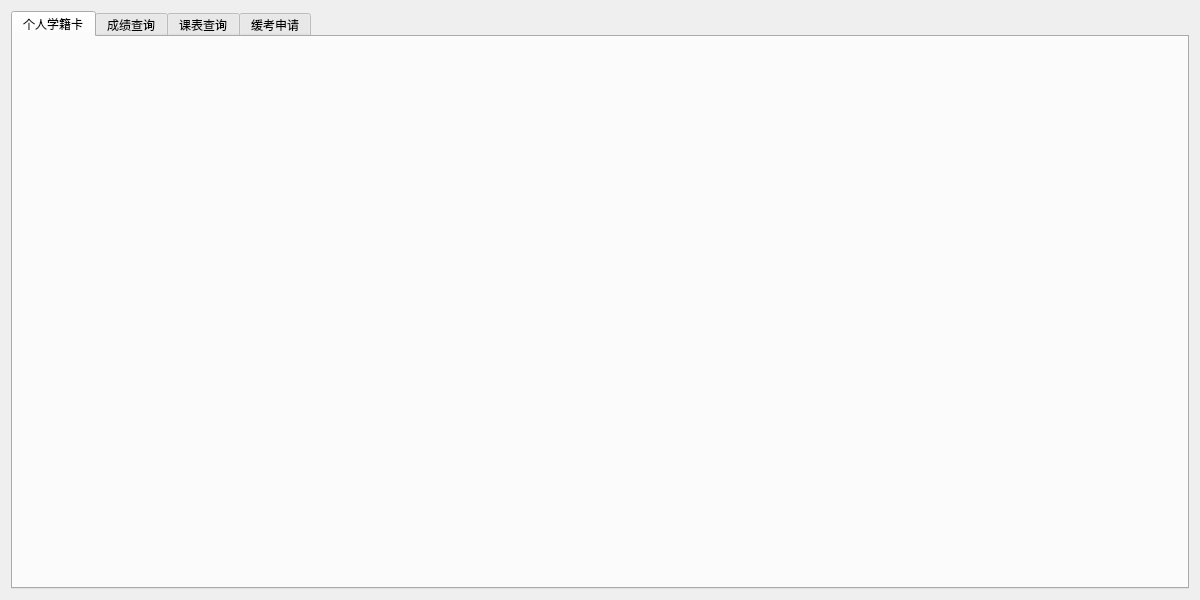
<?xml version="1.0" encoding="UTF-8"?>
<ui version="4.0">
 <class>Form</class>
 <widget class="QWidget" name="Form">
  <property name="geometry">
   <rect>
    <x>0</x>
    <y>0</y>
    <width>1200</width>
    <height>600</height>
   </rect>
  </property>
  <property name="sizePolicy">
   <sizepolicy hsizetype="Fixed" vsizetype="Fixed">
    <horstretch>0</horstretch>
    <verstretch>0</verstretch>
   </sizepolicy>
  </property>
  <property name="minimumSize">
   <size>
    <width>1200</width>
    <height>600</height>
   </size>
  </property>
  <property name="focusPolicy">
   <enum>Qt::ClickFocus</enum>
  </property>
  <property name="windowTitle">
   <string>教务系统V0.01</string>
  </property>
  <property name="windowIcon">
   <iconset resource="resource.qrc">
    <normaloff>:/J.ico</normaloff>:/J.ico</iconset>
  </property>
  <layout class="QVBoxLayout" name="verticalLayout">
   <item>
    <widget class="QTabWidget" name="tabWidget">
     <property name="minimumSize">
      <size>
       <width>702</width>
       <height>0</height>
      </size>
     </property>
     <property name="tabPosition">
      <enum>QTabWidget::North</enum>
     </property>
     <property name="tabShape">
      <enum>QTabWidget::Rounded</enum>
     </property>
     <property name="currentIndex">
      <number>0</number>
     </property>
     <property name="usesScrollButtons">
      <bool>true</bool>
     </property>
     <property name="tabsClosable">
      <bool>false</bool>
     </property>
     <property name="movable">
      <bool>true</bool>
     </property>
     <property name="tabBarAutoHide">
      <bool>false</bool>
     </property>
     <widget class="QWidget" name="tab">
      <attribute name="title">
       <string>个人学籍卡</string>
      </attribute>
     </widget>
     <widget class="QWidget" name="tab_2">
      <attribute name="title">
       <string>成绩查询</string>
      </attribute>
     </widget>
     <widget class="QWidget" name="tab_3">
      <attribute name="title">
       <string>课表查询</string>
      </attribute>
     </widget>
     <widget class="QWidget" name="tab_4">
      <attribute name="title">
       <string>缓考申请</string>
      </attribute>
     </widget>
    </widget>
   </item>
  </layout>
 </widget>
 <resources>
  <include location="resource.qrc"/>
 </resources>
 <connections/>
</ui>
